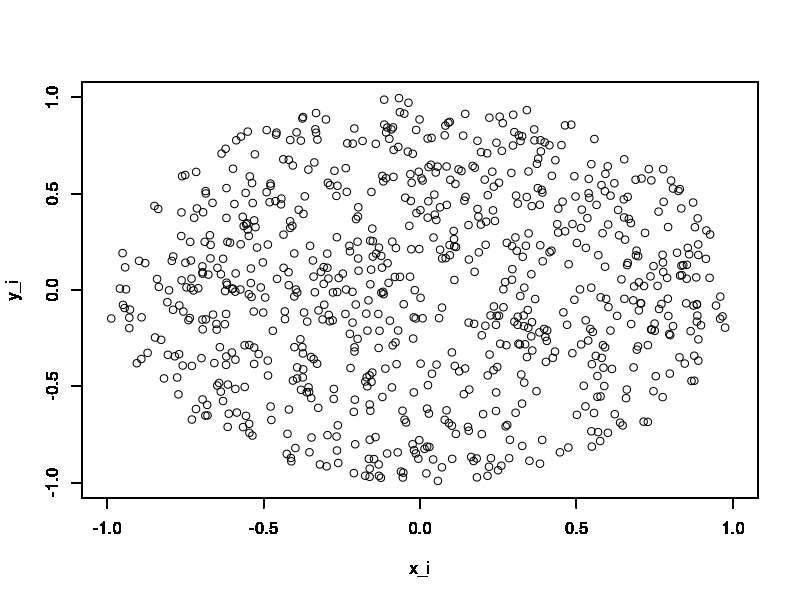

The R source for this figure:
## Estimate pi
## December 30, 2016

library(tidyverse)
library(stringr)


setwd("C:/Users/homur/OneDrive/CS/self/random/")

N = 1000
pi = 0

for (i in 1:N) {
	x_i = runif(n=1, min=-1, max=1)
	y_i = runif(n=1, min=-1, max=1)

	if(x_i**2 + y_i**2 <= 1) {
		pi = pi + 1
		plot(x_i, y_i, xlim=c(-1,1), ylim=c(-1,1))
		par(new=TRUE)
	}
}
par(new=FALSE)
4*pi/N